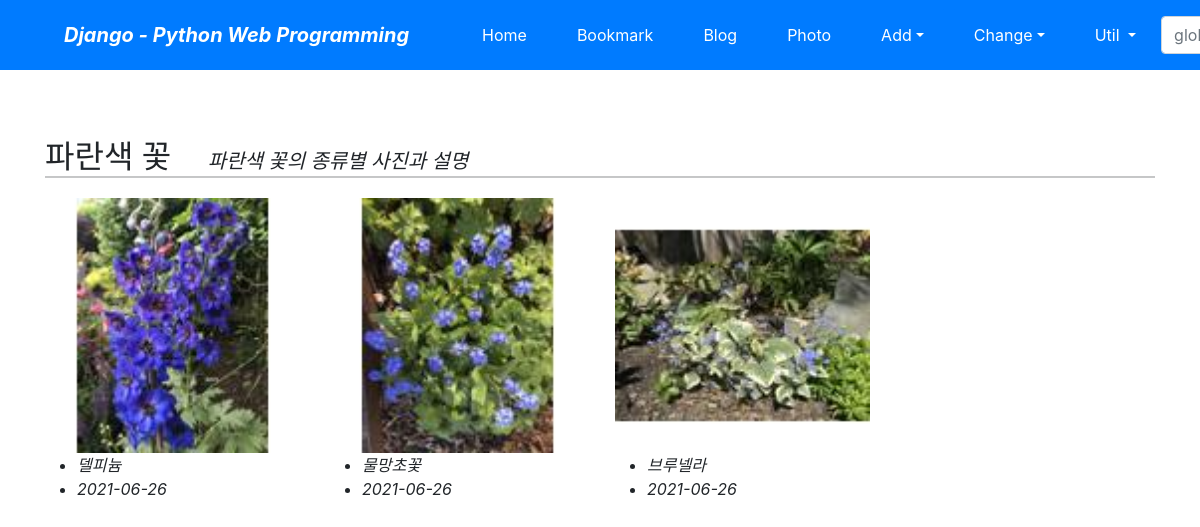
Screenshot of /photo/album/3/ with the database file from the repository.
### photo/models.py (models this page shows, shortened)
class Album(models.Model):
    name = models.CharField(max_length=30)
    description = models.CharField('One Line Description', max_length=100, blank= True)
    owner = models.ForeignKey('auth.User', on_delete=models.CASCADE, verbose_name='OWNER', blank=True, null=True)
    class Meta:
        ordering = ('name',)

class Photo(models.Model):
    album = models.ForeignKey(Album, on_delete=models.CASCADE)
    title = models.CharField('TITLE', max_length=30)
    description = models.TextField('Photo Description', blank=True)
    image = ThumbnailImageField(upload_to='photo/%Y/%m')
    upload_dt = models.DateTimeField('Upload Date', auto_now_add=True)
    owner = models.ForeignKey('auth.User', on_delete=models.CASCADE, verbose_name='OWNER', blank=True, null=True)
    class Meta:
        ordering = ('title',)
    def get_absolute_url(self):
        return reverse('photo:photo_detail', args=(self.id,))

### photo/views.py (the view)
# urls.py: path('album/<int:pk>/', views.AlbumDV.as_view(), name='album_detail'),
class AlbumDV(DetailView):
    model = Album

### photo/fields.py (called while the page is built)
    def _add_thumb(self, s):
        parts = s.split(".")
        parts.insert(-1, "thumb")
        if parts[-1].lower() not in ['jpeg', 'jpg']:
            parts[-1] = 'jpg'
        return ".".join(parts)

    @property
    def thumb_url(self):
        return self._add_thumb(self.url)

### photo/templates/photo/album_detail.html (shortened to what this page needs)
{% extends "base.html" %}
{% block content %}
    <div class="mt-5">
        <span class="h2">{{ object.name }}&emsp;</span>
        <span class="h5 font-italic">{{ object.description }}</span>
    </div>
    <hr style="margin: 0 0 20px 0;">
    <div class="row">
        {% for photo in object.photo_set.all %}
        <div class="col-md-3 mb-5">
        <div class="thumbnail">
            <a href="{{ photo.get_absolute_url }}">
                <img src="{{ photo.image.thumb_url }}" style="width: 100%;">
            </a>
        </div>
            <ul>
                <li class="font-italic">{{ photo.title }}</li>
                <li class="font-italic">{{ photo.upload_dt|date:"Y-m-d" }}</li>
            </ul>
        </div>
        {% endfor %}
    </div>
{% endblock %}

### rows the page displays
Album: name "파란색 꽃", description "파란색 꽃의 종류별 사진과 설명"
Photo: shows a picture, title "델피늄", upload_dt "2021-06-26"
Photo: shows a picture, title "물망초꽃", upload_dt "2021-06-26"
Photo: shows a picture, title "브루넬라", upload_dt "2021-06-26"
